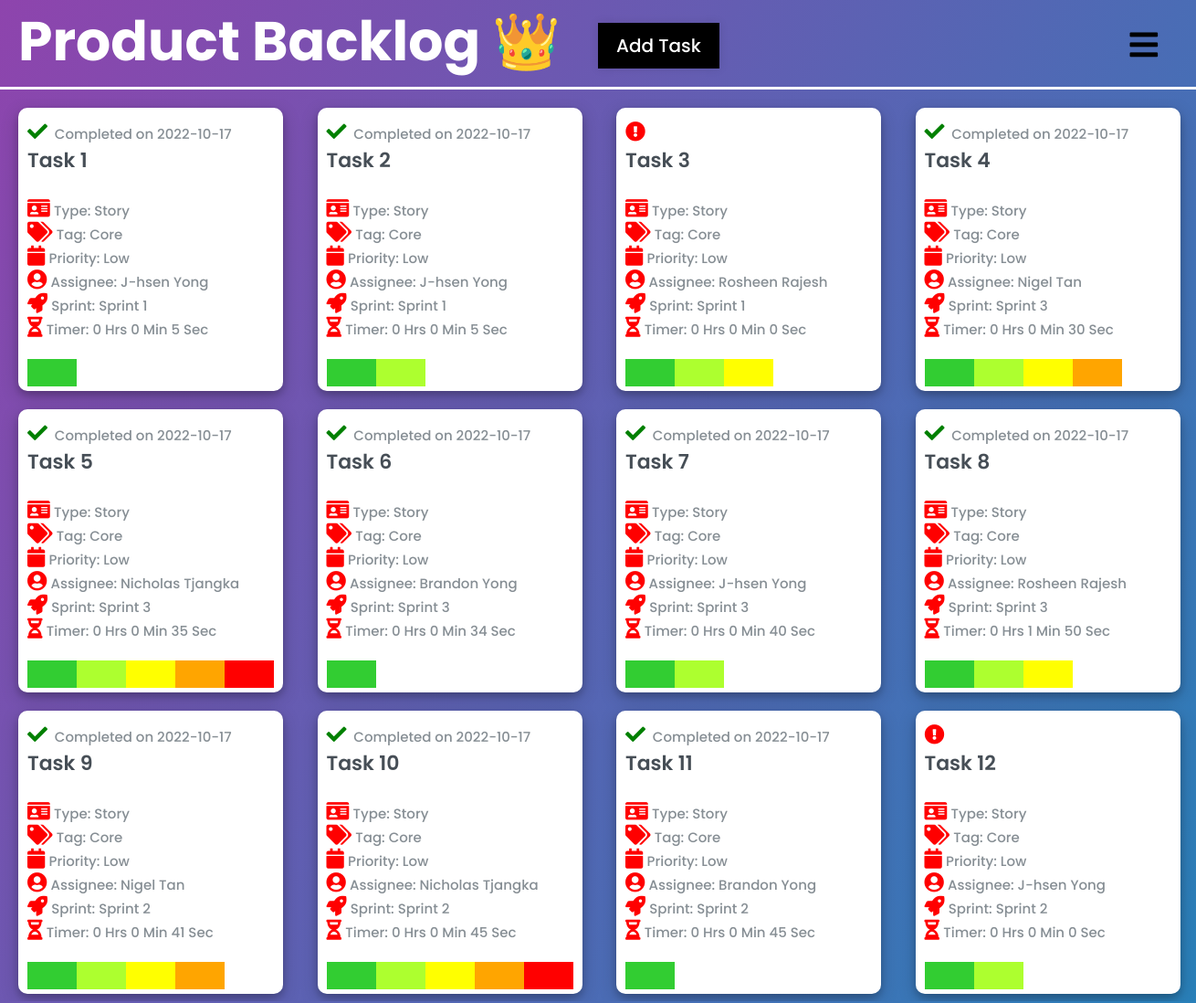
The page / on the database its author committed.
### tables this page shows
CREATE TABLE "card" (
	"card_id"	INTEGER NOT NULL UNIQUE,
	"card_name"	TEXT NOT NULL,
	"card_tag"	TEXT,
	"card_priority"	TEXT,
	"card_storypoint"	TEXT,
	"card_description"	TEXT,
	"card_status"	TEXT,
	"card_start"	TEXT,
	"card_stop"	TEXT,
	"card_elapsed"	BLOB,
	"list_id"	INTEGER,
	"user_username"	TEXT,
	"sprint_id"	INTEGER,
	"card_type"	INTEGER,
	"card_timer"	BLOB DEFAULT 0,
	PRIMARY KEY("card_id" AUTOINCREMENT),
	FOREIGN KEY("user_username") REFERENCES "User"("user_username") ON DELETE SET NULL,
	FOREIGN KEY("list_id") REFERENCES "List"("list_id") ON DELETE SET NULL,
	FOREIGN KEY("sprint_id") REFERENCES "Sprint"("sprint_id") ON DELETE SET NULL
);

CREATE TABLE "Sprint" (
	"sprint_id"	INTEGER NOT NULL UNIQUE,
	"sprint_name"	TEXT,
	"sprint_start"	TEXT,
	"sprint_end"	TEXT,
	"sprint_status"	TEXT,
	PRIMARY KEY("sprint_id" AUTOINCREMENT)
);

### app.py (the view)
@app.route("/", methods=['POST', 'GET'])
def product_backlog():
    users = appDb.all_users()
    sprints = appDb.all_sprint()
    if request.method == "POST":
        card_name = request.form.get("taskname")
        card_tag = request.form.get("tasktag")
        card_priority = request.form.get("taskpriority")
        card_storypoint = request.form.get("taskstorypoint")
        card_description = request.form.get("taskdescription")
        card_type = request.form.get("tasktype")
        if  request.form.get("taskassignee") == "":
            card_assignee = None
        else:
             card_assignee = request.form.get("taskassignee")
        try:
            appDb.create_card(card_name, card_tag, card_priority, card_storypoint, card_description, "To do", card_type, None, card_assignee)
            return redirect("/")
        except:
            return "There was an issue addind your task!"
    else:
        tasks = appDb.all_cards()
        return render_template("index.html", tasks=tasks, users=users, sprints=sprints)

### db.py (called while the page is built)
    def all_users(self) :
        try :
            self.cursor.execute(
                "SELECT * from user")
            return self.cursor.fetchall()
        except Exception as e :
            return e

    def all_cards(self ) :
        try :
            self.cursor.execute(
                "SELECT * from CARD")
            return self.cursor.fetchall()
        except Exception as e :
            return e

    def all_sprint(self) :
        try :
            self.cursor.execute(
                "Select * from sprint")
            return self.cursor.fetchall()
        except Exception as e :
            return e

### templates/index.html (shortened to what this page needs)
{% extends "base.html" %}
{% block head %}
<link rel="stylesheet" href="https://use.fontawesome.com/releases/v5.15.4/css/all.css"/>
{% endblock %}
{% block body %}
<div class="product_backlog">
    <h1>Product Backlog &#128081;</h1>
    <label for="add_task_check" class="show_add_task_btn">Add Task</label>
    <label for="check">
        <i class="fas fa-bars" id="btn"></i>
    </label>
    <div class="task_box">
        {% for task in tasks %}
            <div class="miniature_card">
                <div class="front_facing">
                    {% if task[6] == "To do" %}
                        <div><i class="fa fa-exclamation-circle" style="color:red; margin-top: 5px;"></i></div>
                    {% elif task[6] == "Doing" %}
                        <div><i class="fa fa-ellipsis-h" style="color:#CCCC00; margin-top: 5px;"></i></div>
                    {% else %}
                        <div><i class="fa fa-check" style="color:green; margin-top: 5px;"></i><span class="quote2">&nbsp;&nbsp;Completed on {{task[9]}}</span></div>
                    {% endif %}
                    <div class="card_text">
                        <h3 class="name">{{task[1]}}</h3>
                        <br>
                    </div>
                    <div class="tag_type_priority">
                        <i class="fa fa-id-card"></i>
                        <span class="quote2">Type: {{task[13]}}</span>
                        <br>
                        <i class="fa fa-tags"></i>
                        <span class="quote2">Tag: {{task[2]}}</span>
                        <br>
                        <i class="fa fa-calendar"></i>
                        <span class="quote2">Priority: {{task[3]}}</span>
                        <br>
                        <i class="fa fa-user-circle"></i>
                        <span class="quote2">Assignee: {{task[11]}}</span>
                        <br>
                        <i class="fa fa-rocket"></i>
                        {% if task[12] == None %}
                            <span class="quote2">Sprint: None</span>
                        {% else %}
                            {% for sprint in sprints %}
                                {% if task[12] == sprint[0] %}
                                    <span class="quote2">Sprint: {{sprint[1]}}</span>
                                {% endif %}
                            {% endfor %}
                        {% endif %}
                        <br>
                        <i class="fa fa-hourglass-half"></i>
                        {% if task[14] == 0 %}
                            <span class="quote2">Timer: 0 Hrs 0 Min 0 Sec</span>
                        {% else %}
                            {% set time = task[14]|int() %}
                            {% set time = time - 662400 %}
                            <span class="quote2">Timer: {{time // 3600}} Hrs {{(time // 60) - (60*(time // 3600))}} Min {{time % 60}} Sec</span>
                        {% endif %}
                        <br>
                        <div class="line">
                            {% if task[4] == "1" %}
                                <span class="color-1"></span>
                            {% elif task[4] == "2" %}
                                <span class="color-1"></span>
                                <span class="color-2"></span>
                            {% elif task[4] == "3" %}
                                <span class="color-1"></span>
                                <span class="color-2"></span>
                                <span class="color-3"></span>
                            {% elif task[4] == "4" %}
                                <span class="color-1"></span>
                                <span class="color-2"></span>
                                <span class="color-3"></span>
                                <span class="color-4"></span>
                            {% else %}
                                <span class="color-1"></span>
                                <span class="color-2"></span>
                                <span class="color-3"></span>
                                <span class="color-4"></span>
                                <span class="color-5"></span>
                            {% endif %}
                        </div>
                    </div>
                </div>
            </div>
        {% endfor %}
    </div>
</div>
{% endblock %}

### static/css/main.css (style rules this page uses)
* { margin: 0; padding: 0; box-sizing: border-box; font-family: "Poppins", sans-serif; }
body { margin: 0; padding: 0; overflow: hidden; }
.product_backlog { background: linear-gradient(120deg, #8e44ad, #2980b9); height: 100vh; }
.product_backlog h1 { text-align: left; padding-left: 20px; padding-bottom: 5px; border-bottom: 3px solid white; font-size: 60px; color: white; }
label #btn, label #cancel { position: absolute; cursor: pointer; border-radius: 3px; }
label #btn { right: 30px; top: 25px; font-size: 35px; color: black; padding: 6px 12px; transition: all .5s; }
.show_add_task_btn { background-color: black; padding: 10px 20px; font-size: 20px; font-weight: 500; color: white; cursor: pointer; box-shadow: 0px 0px 10px rgba(0,0,0,0.1); border-color: black; position: absolute; top: 25px; left: 50%; }
.task_box { display: grid; grid-template-columns: repeat(4, minmax(150px, 0.5fr)); grid-row: 150px; padding: 10px; gap: 20px; justify-content: center; overflow: auto; max-height: 90%; margin-top: 10px; }
.miniature_card { width: 290px; max-width: 290px; height: 310px; max-height: 310px; background-color: #fff; justify-content: left; align-items: left; text-align: left; border-radius: 10px; box-shadow: 0 4px 8px 0 rgba(0, 0, 0, 0.2), 0 6px 20px 0 rgba(0, 0, 0, 0.19); padding: 10px; overflow: hidden; margin-left: 10px; word-wrap: break-word; }
.miniature_card i { font-size: 22px !important; color: red; }
.miniature_card .name { font-size: 22px; color: #464e56; font-weight: 600; }
.miniature_card .quote2 { font-size: 15px; font-weight: 500; color: #868e94; }
.line span { display:block; width:20%; float:left; height:5px; margin-top: 20px; height: 30px; }
.line { width:100%; }
.color-1 { background: limegreen; }
.color-2 { background:greenyellow; }
.color-3 { background:yellow; }
.color-4 { background:orange; }
.color-5 { background:red; }

### rows shown on the page
card: card_elapsed "2022-10-17", card_name "Task 1", card_type "Story", card_tag "Core", card_priority "Low", user_username "J-hsen Yong", time "0", value "0", time "5", card_storypoint "1" (drawn)
Sprint: sprint_name "Sprint 1"
card: card_elapsed "2022-10-17", card_name "Task 2", card_type "Story", card_tag "Core", card_priority "Low", user_username "J-hsen Yong", time "0", value "0", time "5", card_storypoint "2" (drawn)
card: card_status "To do" (drawn), card_name "Task 3", card_type "Story", card_tag "Core", card_priority "Low", user_username "Rosheen Rajesh", card_timer "Timer: 0 Hrs 0 Min 0 Sec", card_storypoint "3" (drawn)
card: card_elapsed "2022-10-17", card_name "Task 4", card_type "Story", card_tag "Core", card_priority "Low", user_username "Nigel Tan", time "0", value "0", time "30", card_storypoint "4" (drawn)
Sprint: sprint_name "Sprint 3"
card: card_elapsed "2022-10-17", card_name "Task 5", card_type "Story", card_tag "Core", card_priority "Low", user_username "Nicholas Tjangka", time "0", value "0", time "35"
card: card_elapsed "2022-10-17", card_name "Task 6", card_type "Story", card_tag "Core", card_priority "Low", user_username "Brandon Yong", time "0", value "0", time "34", card_storypoint "1" (drawn)
card: card_elapsed "2022-10-17", card_name "Task 7", card_type "Story", card_tag "Core", card_priority "Low", user_username "J-hsen Yong", time "0", value "0", time "40", card_storypoint "2" (drawn)
card: card_elapsed "2022-10-17", card_name "Task 8", card_type "Story", card_tag "Core", card_priority "Low", user_username "Rosheen Rajesh", time "0", value "1", time "50", card_storypoint "3" (drawn)
card: card_elapsed "2022-10-17", card_name "Task 9", card_type "Story", card_tag "Core", card_priority "Low", user_username "Nigel Tan", time "0", value "0", time "41", card_storypoint "4" (drawn)
Sprint: sprint_name "Sprint 2"
card: card_elapsed "2022-10-17", card_name "Task 10", card_type "Story", card_tag "Core", card_priority "Low", user_username "Nicholas Tjangka", time "0", value "0", time "45"
card: card_elapsed "2022-10-17", card_name "Task 11", card_type "Story", card_tag "Core", card_priority "Low", user_username "Brandon Yong", time "0", value "0", time "45", card_storypoint "1" (drawn)
card: card_status "To do" (drawn), card_name "Task 12", card_type "Story", card_tag "Core", card_priority "Low", user_username "J-hsen Yong", card_timer "Timer: 0 Hrs 0 Min 0 Sec", card_storypoint "2" (drawn)
